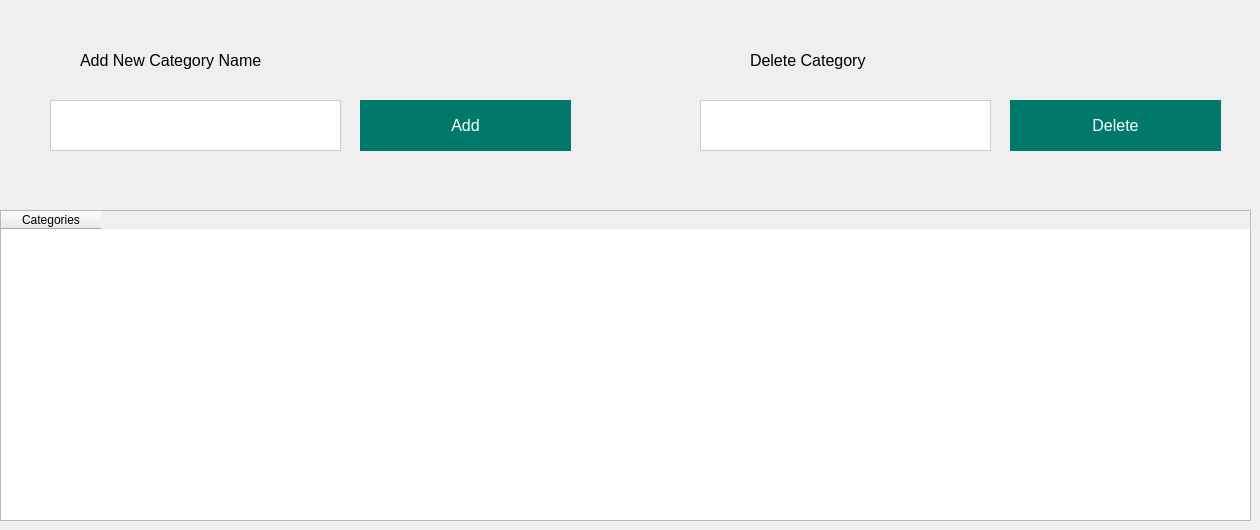
      <widget class="QWidget" name="tab_9">
       <attribute name="title">
        <string>Categories</string>
       </attribute>
       <widget class="QTableWidget" name="tableWidget_3">
        <property name="geometry">
         <rect>
          <x>0</x>
          <y>210</y>
          <width>1251</width>
          <height>311</height>
         </rect>
        </property>
        <column>
         <property name="text">
          <string>Сategories</string>
         </property>
        </column>
       </widget>
       <widget class="QPushButton" name="pushButton_15">
        <property name="geometry">
         <rect>
          <x>1010</x>
          <y>100</y>
          <width>211</width>
          <height>51</height>
         </rect>
        </property>
        <property name="font">
         <font>
          <pointsize>12</pointsize>
         </font>
        </property>
        <property name="styleSheet">
         <string notr="true">QPushButton {
    background-color: #00796B;
    color: #FFFFFF;
    border: none;
    padding: 5px 10px;
}

QPushButton:hover {
    background-color: #00574B;
}</string>
        </property>
        <property name="text">
         <string>Delete</string>
        </property>
       </widget>
       <widget class="QLineEdit" name="lineEdit_17">
        <property name="geometry">
         <rect>
          <x>700</x>
          <y>100</y>
          <width>291</width>
          <height>51</height>
         </rect>
        </property>
        <property name="styleSheet">
         <string notr="true">QLineEdit {
    background-color: #FFFFFF;
    border: 1px solid #CCCCCC;
}</string>
        </property>
       </widget>
       <widget class="QLineEdit" name="lineEdit_4">
        <property name="geometry">
         <rect>
          <x>50</x>
          <y>100</y>
          <width>291</width>
          <height>51</height>
         </rect>
        </property>
        <property name="styleSheet">
         <string notr="true">QLineEdit {
    background-color: #FFFFFF;
    border: 1px solid #CCCCCC;
}</string>
        </property>
       </widget>
       <widget class="QLabel" name="label_23">
        <property name="geometry">
         <rect>
          <x>80</x>
          <y>30</y>
          <width>231</width>
          <height>61</height>
         </rect>
        </property>
        <property name="font">
         <font>
          <pointsize>12</pointsize>
         </font>
        </property>
        <property name="text">
         <string>Add New Category Name</string>
        </property>
       </widget>
       <widget class="QPushButton" name="pushButton_16">
        <property name="geometry">
         <rect>
          <x>360</x>
          <y>100</y>
          <width>211</width>
          <height>51</height>
         </rect>
        </property>
        <property name="font">
         <font>
          <pointsize>12</pointsize>
         </font>
        </property>
        <property name="styleSheet">
         <string notr="true">QPushButton {
    background-color: #00796B;
    color: #FFFFFF;
    border: none;
    padding: 5px 10px;
}

QPushButton:hover {
    background-color: #00574B;
}</string>
        </property>
        <property name="text">
         <string>Add</string>
        </property>
       </widget>
       <widget class="QLabel" name="label_26">
        <property name="geometry">
         <rect>
          <x>750</x>
          <y>30</y>
          <width>201</width>
          <height>61</height>
         </rect>
        </property>
        <property name="font">
         <font>
          <pointsize>12</pointsize>
         </font>
        </property>
        <property name="text">
         <string>Delete Category</string>
        </property>
       </widget>
      </widget>
